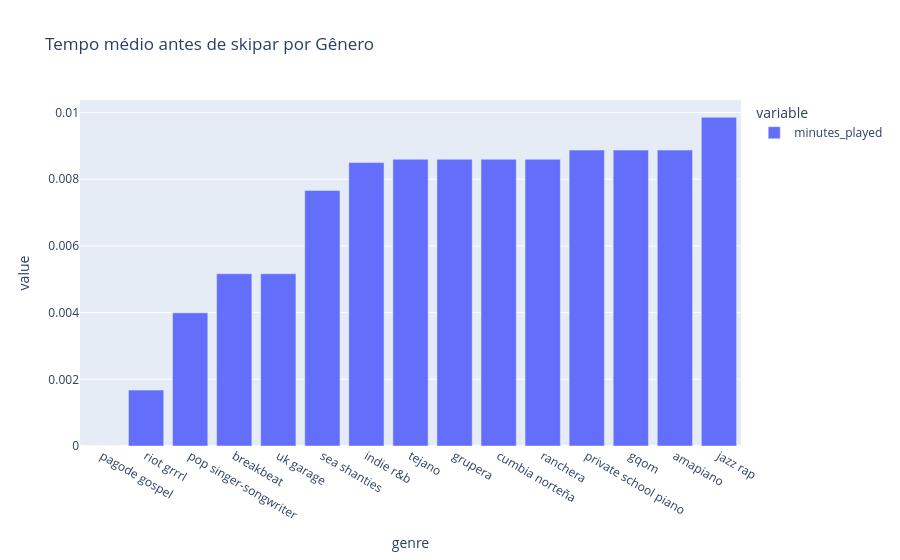

Notebook cell for this chart:
### Code cell
avg_time_before_skip = (
    df_genre[df_genre["skipped"] == True]
    .groupby("genre")["minutes_played"]
    .mean()
    .sort_values()
)
gerar_grafico_colunas(avg_time_before_skip.head(15),'Tempo médio antes de skipar por Gênero')

### Figure 1 — Plotly figure (JSON) as saved in the notebook; plotly's stock layout.template omitted (floating-point values rounded to 4 significant figures)
{"data": [{"hovertemplate": "variable=minutes_played<br>genre=%{x}<br>value=%{y}<extra></extra>", "legendgroup": "minutes_played", "marker": {"color": "#636efa", "pattern": {"shape": ""}}, "name": "minutes_played", "orientation": "v", "showlegend": true, "textposition": "auto", "type": "bar", "x": ["pagode gospel", "riot grrrl", "pop singer-songwriter", "breakbeat", "uk garage", "sea shanties", "indie r&b", "tejano", "grupera", "cumbia norteña", "ranchera", "private school piano", "gqom", "amapiano", "jazz rap"], "xaxis": "x", "y": [0.0, 0.001677, 0.003994, 0.005167, 0.005167, 0.007667, 0.0085, 0.0086, 0.0086, 0.0086, 0.0086, 0.008875, 0.008875, 0.008875, 0.009858], "yaxis": "y"}], "layout": {"barmode": "relative", "legend": {"title": {"text": "variable"}, "tracegroupgap": 0}, "title": {"text": "Tempo médio antes de skipar por Gênero"}, "xaxis": {"anchor": "y", "domain": [0, 1], "title": {"text": "genre"}}, "yaxis": {"anchor": "x", "domain": [0, 1], "title": {"text": "value"}}}}
